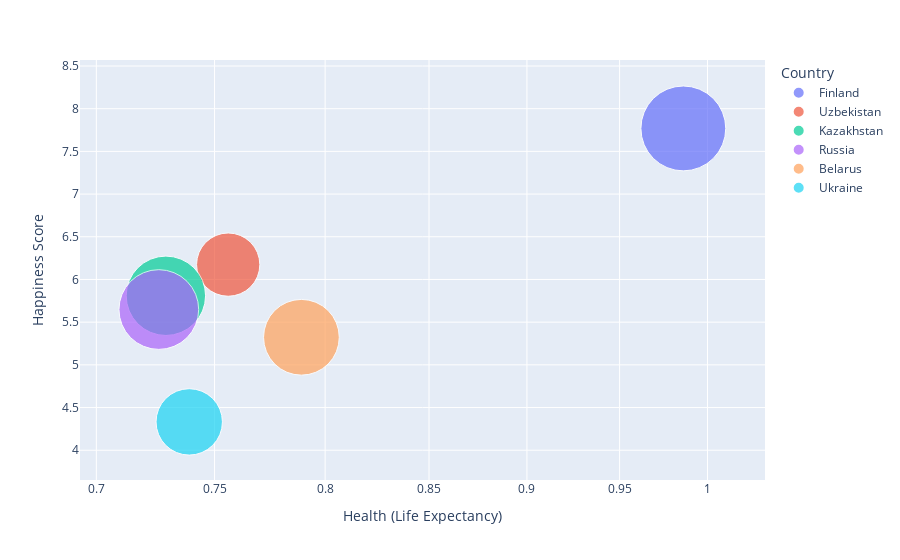

The notebook cell this image was saved under:
### Markdown cell above
### 8. Bubble chart

### Code cell
fig = px.scatter(short.query("Year==2019"), x="Health (Life Expectancy)", y="Happiness Score",
	    size="Economy (GDP per Capita)",
               color="Country",
                 hover_name="Country", log_x=True, size_max=60)
fig.show()

### Figure 1 — Plotly figure (JSON) as saved in the notebook; plotly's stock layout.template omitted (floating-point values rounded to 4 significant figures)
{"data": [{"hovertemplate": "<b>%{hovertext}</b><br><br>Country=Finland<br>Health (Life Expectancy)=%{x}<br>Happiness Score=%{y}<br>Economy (GDP per Capita)=%{marker.size}<extra></extra>", "hovertext": ["Finland"], "legendgroup": "Finland", "marker": {"color": "#636efa", "size": [1.34], "sizemode": "area", "sizeref": 0.0003722, "symbol": "circle"}, "mode": "markers", "name": "Finland", "orientation": "v", "showlegend": true, "type": "scatter", "x": [0.986], "xaxis": "x", "y": [7.769], "yaxis": "y"}, {"hovertemplate": "<b>%{hovertext}</b><br><br>Country=Uzbekistan<br>Health (Life Expectancy)=%{x}<br>Happiness Score=%{y}<br>Economy (GDP per Capita)=%{marker.size}<extra></extra>", "hovertext": ["Uzbekistan"], "legendgroup": "Uzbekistan", "marker": {"color": "#EF553B", "size": [0.745], "sizemode": "area", "sizeref": 0.0003722, "symbol": "circle"}, "mode": "markers", "name": "Uzbekistan", "orientation": "v", "showlegend": true, "type": "scatter", "x": [0.756], "xaxis": "x", "y": [6.174], "yaxis": "y"}, {"hovertemplate": "<b>%{hovertext}</b><br><br>Country=Kazakhstan<br>Health (Life Expectancy)=%{x}<br>Happiness Score=%{y}<br>Economy (GDP per Capita)=%{marker.size}<extra></extra>", "hovertext": ["Kazakhstan"], "legendgroup": "Kazakhstan", "marker": {"color": "#00cc96", "size": [1.173], "sizemode": "area", "sizeref": 0.0003722, "symbol": "circle"}, "mode": "markers", "name": "Kazakhstan", "orientation": "v", "showlegend": true, "type": "scatter", "x": [0.729], "xaxis": "x", "y": [5.809], "yaxis": "y"}, {"hovertemplate": "<b>%{hovertext}</b><br><br>Country=Russia<br>Health (Life Expectancy)=%{x}<br>Happiness Score=%{y}<br>Economy (GDP per Capita)=%{marker.size}<extra></extra>", "hovertext": ["Russia"], "legendgroup": "Russia", "marker": {"color": "#ab63fa", "size": [1.183], "sizemode": "area", "sizeref": 0.0003722, "symbol": "circle"}, "mode": "markers", "name": "Russia", "orientation": "v", "showlegend": true, "type": "scatter", "x": [0.726], "xaxis": "x", "y": [5.648], "yaxis": "y"}, {"hovertemplate": "<b>%{hovertext}</b><br><br>Country=Belarus<br>Health (Life Expectancy)=%{x}<br>Happiness Score=%{y}<br>Economy (GDP per Capita)=%{marker.size}<extra></extra>", "hovertext": ["Belarus"], "legendgroup": "Belarus", "marker": {"color": "#FFA15A", "size": [1.067], "sizemode": "area", "sizeref": 0.0003722, "symbol": "circle"}, "mode": "markers", "name": "Belarus", "orientation": "v", "showlegend": true, "type": "scatter", "x": [0.789], "xaxis": "x", "y": [5.323], "yaxis": "y"}, {"hovertemplate": "<b>%{hovertext}</b><br><br>Country=Ukraine<br>Health (Life Expectancy)=%{x}<br>Happiness Score=%{y}<br>Economy (GDP per Capita)=%{marker.size}<extra></extra>", "hovertext": ["Ukraine"], "legendgroup": "Ukraine", "marker": {"color": "#19d3f3", "size": [0.82], "sizemode": "area", "sizeref": 0.0003722, "symbol": "circle"}, "mode": "markers", "name": "Ukraine", "orientation": "v", "showlegend": true, "type": "scatter", "x": [0.739], "xaxis": "x", "y": [4.332], "yaxis": "y"}], "layout": {"legend": {"itemsizing": "constant", "title": {"text": "Country"}, "tracegroupgap": 0}, "margin": {"t": 60}, "xaxis": {"anchor": "y", "domain": [0, 1], "title": {"text": "Health (Life Expectancy)"}, "type": "log"}, "yaxis": {"anchor": "x", "domain": [0, 1], "title": {"text": "Happiness Score"}}}}
